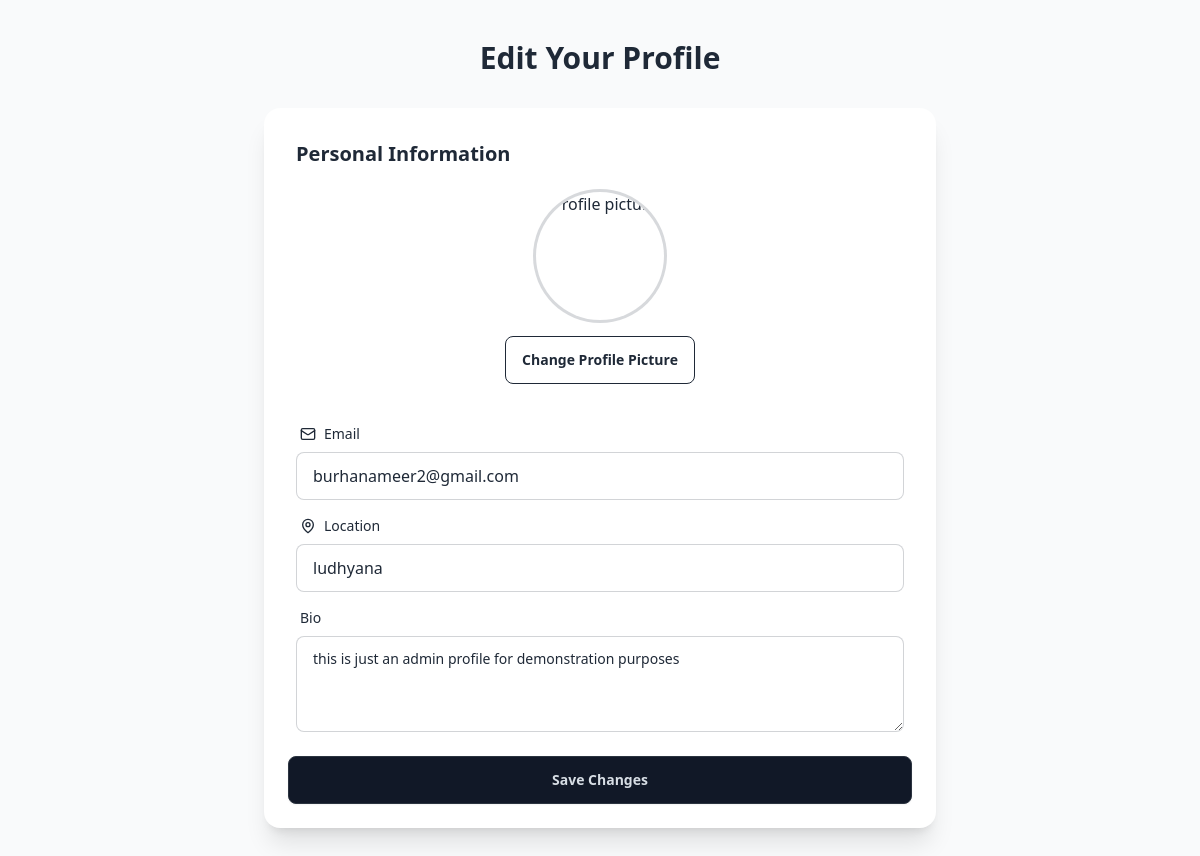
/edit_profile/ (signed in), run on an earlier commit of the app's database.
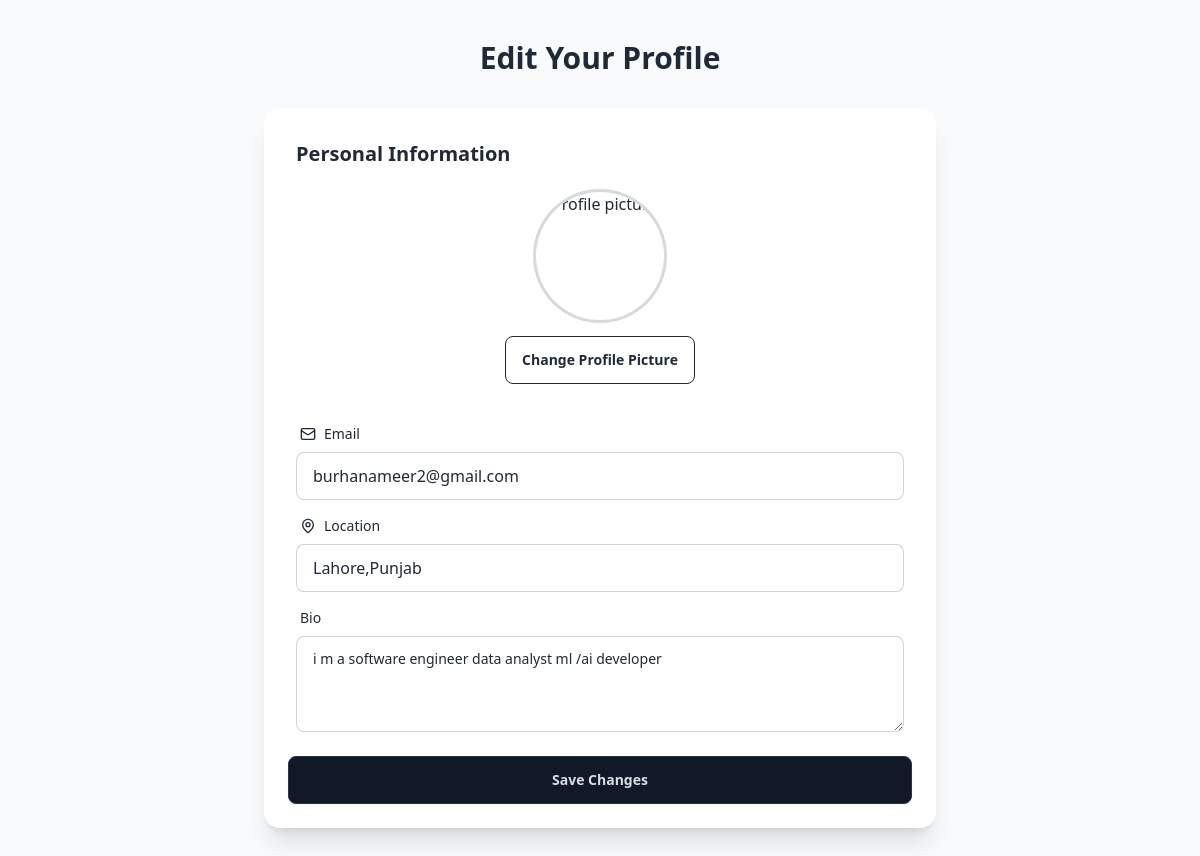
And on a later commit of the database.
### homeusers/models.py (models this page shows, shortened)
class CustomUser(AbstractUser):
    RoleChoices = (
        ("customer", "Customer Account"),
        ("business", "Business Account")
    )
    role = models.CharField(max_length=20, choices=RoleChoices, default="customer")
    profile_pic = CloudinaryField(
        'image',
        folder="profile_pics/",
        default="profile_pics/crcmmzrp6a5il1tdx7al",
        null=True,
        blank=True
    )
    Bio=models.CharField(max_length=1000 ,null=True,blank=True)
    website=models.CharField(max_length=300, null=True, blank=True)
    location=models.CharField(max_length=300 ,null=True,blank=True)
    groups = models.ManyToManyField(
        'auth.Group',
        related_name='custom_user_groups',  # Changed related_name
        blank=True,
        help_text='The groups this user belongs to.',
        verbose_name='groups',
    )
    user_permissions = models.ManyToManyField(
        'auth.Permission',
        related_name='custom_user_permissions',  # Changed related_name
        blank=True,
        help_text='Specific permissions for this user.',
        verbose_name='user permissions',
    )
    class Meta:
        verbose_name = 'User'
        verbose_name_plural = 'Users'

### homebase/views.py (the view, shortened to what this page needs)
# urls.py: path("edit_profile/",homeviews.edit_profile,name="edit_profile"),
@login_required(login_url='login')
def edit_profile(request):
    user = request.user
    return render(request, "Edit_profile.html", {"user": user})

### homebase/templates/Edit_profile.html (shortened to what this page needs)
{% load static %}
<!DOCTYPE html>
<html lang="en" data-theme="light">
<head>
<link rel="stylesheet" href="{% static 'css/dist/styles.css' %}">
</head>
<body class="bg-gray-50">
  <main class="container mx-auto py-10 ">
    <h1 class="text-3xl font-bold mb-8 text-center">Edit Your Profile</h1>
    <div class="max-w-2xl mx-auto">
      <form method="post" enctype="multipart/form-data" class="card bg-base-100 shadow-xl">
        <div class="card-body pb-0">
          <h2 class="card-title text-xl">Personal Information</h2>
          <div class="flex flex-col items-center space-y-4 py-4">
            <div class="avatar">
              <div class="w-32 h-32 rounded-full ring ring-gray-700 ring-opacity-20">
                {% if request.user.profile_pic %}
                <img src="{{ request.user.profile_pic.url }}" alt="Profile picture" />
                {% else %}
                <img src="https://placehold.co/128x128" alt="Profile picture" />
                {% endif %}
              </div>
            </div>
            <div>
              <label class="btn btn-outline btn-neutral">
                Change Profile Picture
              </label>
            </div>
          </div>
          <div class="form-control w-full">
            <label class="label">
              <span class="label-text flex items-center gap-2">
                <svg xmlns="http://www.w3.org/2000/svg" class="h-4 w-4" viewBox="0 0 24 24" fill="none" stroke="currentColor" stroke-width="2" stroke-linecap="round" stroke-linejoin="round"><rect width="20" height="16" x="2" y="4" rx="2"/><path d="m22 7-8.97 5.7a1.94 1.94 0 0 1-2.06 0L2 7"/></svg>
                Email
              </span>
            </label>
            <input
              name="email"
              type="email"
              placeholder="your.email@example.com"
              class="input input-bordered w-full focus:border-gray-700"
              required
              value="{{ request.user.email }}"
            />
          </div>
          <div class="form-control w-full">
            <label class="label">
              <span class="label-text flex items-center gap-2">
                <svg xmlns="http://www.w3.org/2000/svg" class="h-4 w-4" viewBox="0 0 24 24" fill="none" stroke="currentColor" stroke-width="2" stroke-linecap="round" stroke-linejoin="round"><path d="M20 10c0 6-8 12-8 12s-8-6-8-12a8 8 0 0 1 16 0Z"/><circle cx="12" cy="10" r="3"/></svg>
                Location
              </span>
            </label>
            <input
              type="text"
              name="location"
              value="{{ request.user.location }}"
              placeholder="City, Country, State"
              class="input input-bordered w-full focus:border-gray-700"
            />
          </div>
          <div class="form-control w-full">
            <label class="label">
              <span class="label-text">Bio</span>
            </label>
            <textarea
              name="Bio"
              class="textarea textarea-bordered h-24 focus:border-gray-700"
              placeholder="Tell us about yourself..."
            >{{ request.user.Bio }}</textarea>
          </div>
        </div>
        <div class="card-actions justify-end p-6">
          <button
            type="submit"
            class="btn btn-neutral bg-gray-900 hover:bg-gray-800 w-full"
          >
            Save Changes
          </button>
        </div>
      </form>
    </div>
  </main>
</body>
</html>

What changed in the data, as far as the page shows it:
changed CustomUser "burhanameer2@gmail.com": location "ludhyana" → "Lahore,Punjab"; Bio "this is just an admin profile for demonstration purposes" → "i m a software engineer data analyst ml /ai developer"
